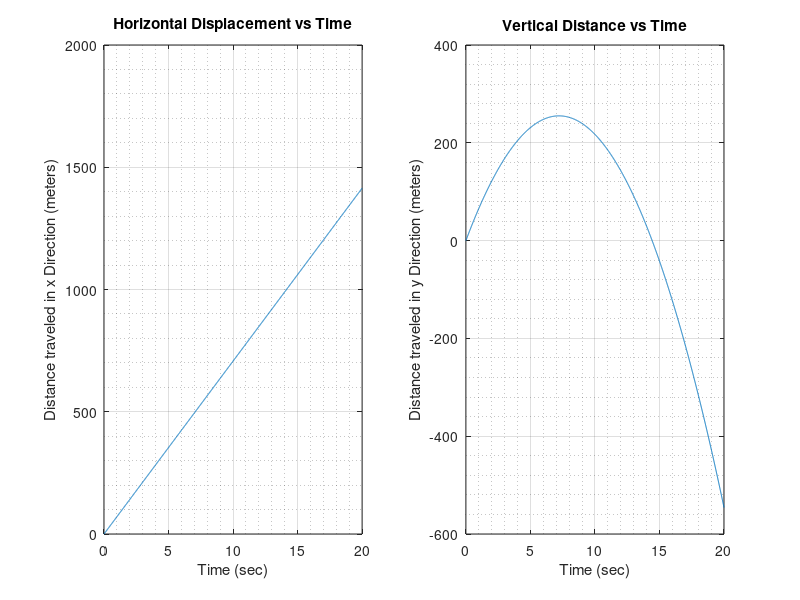

The MATLAB source for this figure:
% Andrew Schineller
% Question two - Plotting with Projectiles


Vi = 100;
theta = pi/4;
g = 9.8;
t = 0:0.01:20;

horizontal = t.*Vi*cos(theta);
vertical = t.*Vi*sin(theta)-(0.5*g*(t.^2));

subplot(1,2,1);
plot(t,horizontal);
grid on;
grid minor;
title("Horizontal Displacement vs Time");
xlabel("Time (sec)");
ylabel("Distance traveled in x Direction (meters)");

subplot(1,2,2);
plot(t,vertical);
grid on;
grid minor;
title("Vertical Distance vs Time");
xlabel("Time (sec)");
ylabel("Distance traveled in y Direction (meters)");